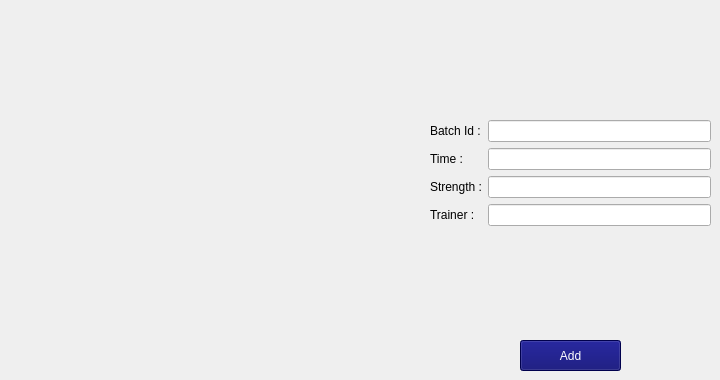
        <widget class="QWidget" name="AddbatchTab">
         <attribute name="title">
          <string>Add Batch</string>
         </attribute>
         <widget class="QWidget" name="formLayoutWidget">
          <property name="geometry">
           <rect>
            <x>430</x>
            <y>120</y>
            <width>281</width>
            <height>181</height>
           </rect>
          </property>
          <layout class="QFormLayout" name="batchform">
           <item row="0" column="0">
            <widget class="QLabel" name="batchIdLabel">
             <property name="text">
              <string>Batch Id :</string>
             </property>
            </widget>
           </item>
           <item row="0" column="1">
            <widget class="QLineEdit" name="batchIdLineEdit"/>
           </item>
           <item row="1" column="0">
            <widget class="QLabel" name="timeLabel">
             <property name="text">
              <string>Time :</string>
             </property>
            </widget>
           </item>
           <item row="1" column="1">
            <widget class="QLineEdit" name="batchtimeLineEdit"/>
           </item>
           <item row="2" column="0">
            <widget class="QLabel" name="strengthLabel">
             <property name="text">
              <string>Strength :</string>
             </property>
            </widget>
           </item>
           <item row="2" column="1">
            <widget class="QLineEdit" name="batchstrengthLineEdit"/>
           </item>
           <item row="3" column="0">
            <widget class="QLabel" name="trainerLabel">
             <property name="text">
              <string>Trainer :</string>
             </property>
            </widget>
           </item>
           <item row="3" column="1">
            <widget class="QLineEdit" name="batchtrainerLineEdit"/>
           </item>
          </layout>
         </widget>
         <widget class="QPushButton" name="addbatchbutton">
          <property name="geometry">
           <rect>
            <x>520</x>
            <y>340</y>
            <width>101</width>
            <height>31</height>
           </rect>
          </property>
          <property name="styleSheet">
           <string notr="true">background-color: rgb(0,0,106);
color: rgb(255,255,255);
font: 75 bold  11pt &quot;Ubuntu&quot;;
</string>
          </property>
          <property name="text">
           <string>Add</string>
          </property>
         </widget>
        </widget>
